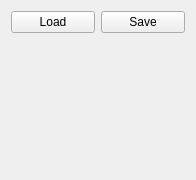
<?xml version="1.0" encoding="UTF-8"?>
<ui version="4.0">
 <class>HyperedgeControl</class>
 <widget class="QWidget" name="HyperedgeControl">
  <property name="geometry">
   <rect>
    <x>0</x>
    <y>0</y>
    <width>196</width>
    <height>180</height>
   </rect>
  </property>
  <property name="windowTitle">
   <string>Form</string>
  </property>
  <layout class="QVBoxLayout" name="verticalLayout">
   <item>
    <layout class="QHBoxLayout" name="horizontalLayout">
     <item>
      <widget class="QPushButton" name="loadButton">
       <property name="text">
        <string>Load</string>
       </property>
      </widget>
     </item>
     <item>
      <widget class="QPushButton" name="saveButton">
       <property name="text">
        <string>Save</string>
       </property>
      </widget>
     </item>
    </layout>
   </item>
   <item>
    <spacer name="verticalSpacer">
     <property name="orientation">
      <enum>Qt::Vertical</enum>
     </property>
     <property name="sizeHint" stdset="0">
      <size>
       <width>20</width>
       <height>40</height>
      </size>
     </property>
    </spacer>
   </item>
  </layout>
 </widget>
 <resources/>
 <connections/>
</ui>
